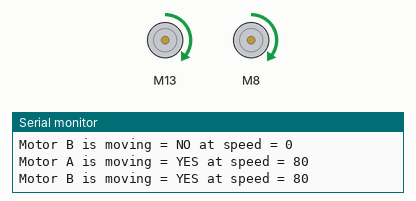
This sketch was run on a simulated Arduino Uno, built with avr-gcc and run on an emulated ATmega328P. On the bench: 2 × DC motor (green arrow = forward, orange = backward, longer = faster), the last lines printed to the serial monitor.

Above: at 1.5 s.
At 7.6 s:
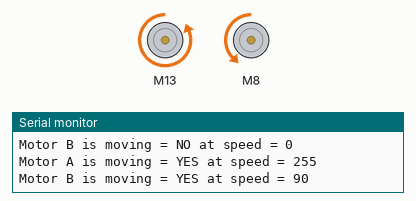
At 10.6 s:
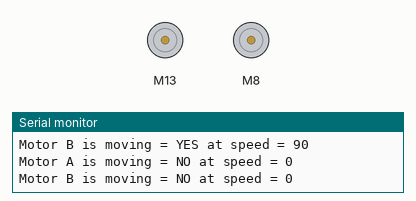
At 13.6 s:
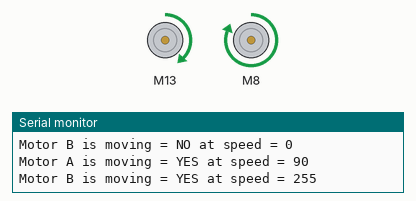
Timing chart, 0 to 15.7 s (numbered marks = the images above):
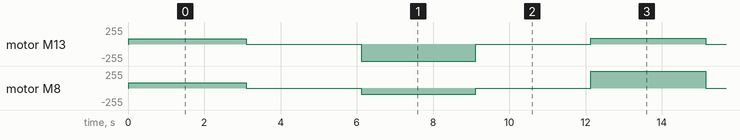

Measured:
- by itself, motor M13: repeats every 12.0 s: stopped 3.0 s, backward 255/255 3.0 s, stopped 3.0 s, forward 90/255 3.0 s
- by itself, motor M8: repeats every 12.0 s: stopped 3.0 s, backward 90/255 3.0 s, stopped 3.0 s, forward 255/255 3.0 s

The sketch:

sketch_may08a.ino
```cpp
/*
Author  : Andrea Lombardo
Site    : https://www.lombardoandrea.com
Source  : https://github.com/AndreaLombardo/L298N/

Here you can see how to work in a common configuration.

L298NX2 is not a new version of module or IC,
but it stands for a double implementation of L298N library.

With L298NX2 is possible to initialize two motors at once.

Speed range go from 0 to 255, default is 100.
Use setSpeed(speed) to change speed for both motors,
setSpeedA(speed) or setSpeedB(speed) for individual changes.

Sometimes at lower speed motors seems not running.
It's normal, may depends by motor and power supply.

Wiring schema in file "L298NX2 - Schema_with_EN_pin.png"
*/

// Include the (new) library
#include <L298NX2.h>

// Pin definition
const unsigned int EN_A = 11;
const unsigned int IN1_A = 13;
const unsigned int IN2_A = 12;

const unsigned int IN1_B = 8;
const unsigned int IN2_B = 7;
const unsigned int EN_B = 5;

// Initialize both motors
L298NX2 motors(EN_A, IN1_A, IN2_A, EN_B, IN1_B, IN2_B);

void setup()
{
  // Used to display information
  Serial.begin(9600);

  // Wait for Serial Monitor to be opened
  while (!Serial)
  {
    //do nothing
  }

  Serial.print("Hello world.");

  printSomeInfo();

  // Set initial speed for both motors
  motors.setSpeed(80);
}

void loop()
{
  // Tell both motors to go forward (may depend by your wiring)
  motors.forward();

  // Alternative method:
  // motors.run(L298N::FORWARD);

  //print the motor status in the serial monitor
  printSomeInfo();

  delay(3000);

  // Stop
  motors.stop();

  // Alternative method:
  // motors.run(L298N::STOP);

  printSomeInfo();

  delay(3000);

  // Change individual speeds
  motors.setSpeedA(255);
  motors.setSpeedB(90);

  // Tell motor A to go back (may depend by your wiring)
  motors.backwardA();

  // Alternative method:
  // motors.runA(L298N::BACKWARD);

  // Tell motor B to go forward (may depend by your wiring)
  motors.backwardB();

  // Alternative method:
  // motors.runB(L298N::FORWARD);

  printSomeInfo();

  delay(3000);

  // Stop
  motors.stop();

  printSomeInfo();

  // Change individual speeds
  motors.setSpeedA(90);
  motors.setSpeedB(255);

  delay(3000);
}

/*
Print some informations in Serial Monitor
*/
void printSomeInfo()
{
  Serial.print("Motor A is moving = ");
  Serial.print(motors.isMovingA() ? "YES" : "NO");
  Serial.print(" at speed = ");
  Serial.println(motors.getSpeedA());
  Serial.print("Motor B is moving = ");
  Serial.print(motors.isMovingB() ? "YES" : "NO");
  Serial.print(" at speed = ");
  Serial.println(motors.getSpeedB());
}
```
